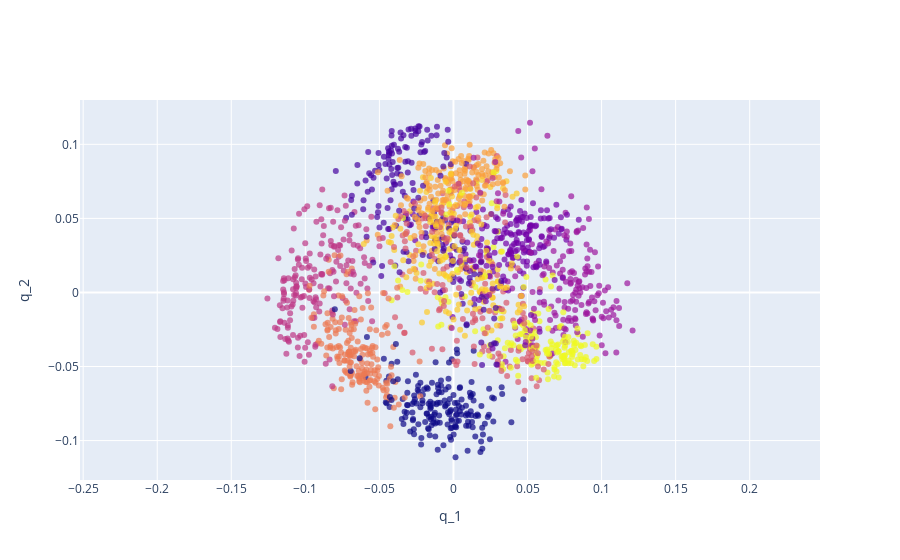

Notebook code cell kept with this figure:
### Markdown cell above
Now let's do the PCA thang... First we'll try going down to 2 dimensions.  This isn't going to work super great but we'll try:

### Code cell
digits_cov = np.cov(X.T)
print("digits_cov.shape = ",digits_cov.shape)
lambdas, vs = sorted_eig(np.array(digits_cov)) 

W = vs[:,0:2]  # just keep two dimensions
proj_digits = X @ W
print("proj_digits.shape = ", proj_digits.shape)

# Make the plot 
fig = go.Figure(data=[go.Scatter(x=proj_digits[:,0], y=proj_digits[:,1],# z=Y, #z=proj_digits[:,2],
                mode='markers', marker=dict(size=6, opacity=0.7, color=Y), text=['digit='+str(j) for j in Y] )])
fig.update_layout( xaxis_title="q_1", yaxis_title="q_2", yaxis = dict(scaleanchor = "x",scaleratio = 1) )
fig.update_layout(scene_camera=dict(up=dict(x=0, y=0, z=1), center=dict(x=0, y=0, z=0), eye=dict(x=0, y=0, z=1.5)))
fig.show()

### Figure 1 — Plotly figure (JSON) as saved in the notebook; plotly's stock layout.template omitted (floating-point values rounded to 4 significant figures; data arrays with more than 128 entries replaced by an {"elided": "..."} marker saying what was removed)
{"data": [{"marker": {"color": {"elided": "1797 int values"}, "opacity": 0.7, "size": 6}, "mode": "markers", "text": {"elided": "1797 str values"}, "type": "scatter", "x": {"elided": "1797 float values"}, "y": {"elided": "1797 float values"}}], "layout": {"scene": {"camera": {"center": {"x": 0, "y": 0, "z": 0}, "eye": {"x": 0, "y": 0, "z": 1.5}, "up": {"x": 0, "y": 0, "z": 1}}}, "xaxis": {"title": {"text": "q_1"}}, "yaxis": {"scaleanchor": "x", "scaleratio": 1, "title": {"text": "q_2"}}}}
